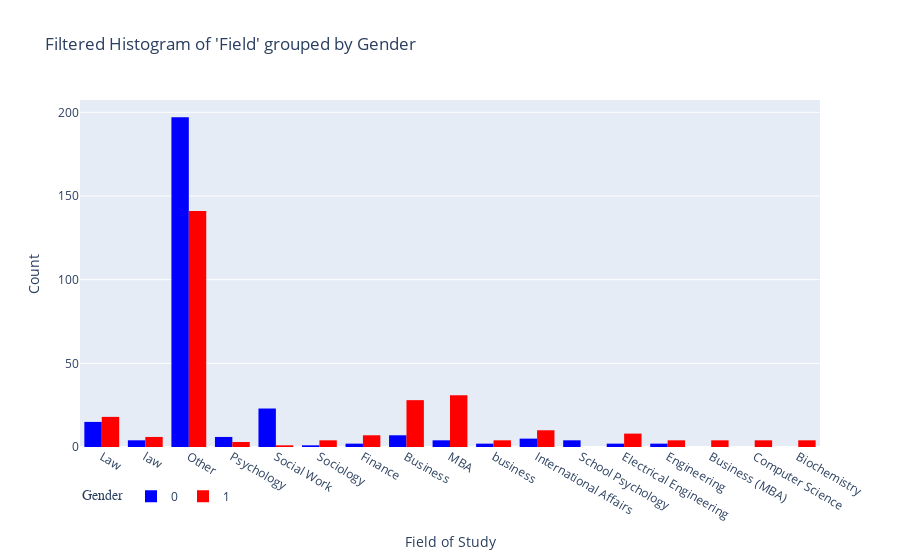

The code cell stored with this chart in its notebook:
### Markdown cell above
## Group demographics

### Code cell
category_counts = iddata.groupby(['field', 'gender']).size().unstack(fill_value=0)


filtered_categories = category_counts[(category_counts[0] > 3) | (category_counts[1] > 3)].index

iddata['field_filtered'] = iddata['field'].apply(lambda x: x if x in filtered_categories else 'Other')


fig = px.histogram(iddata, x='field_filtered', color='gender', barmode='group', 
                   color_discrete_map={0: 'blue', 1: 'red'},
                   labels={'gender': 'Gender', 'field_filtered': 'Field of Study'},
                   category_orders={'gender': [0, 1]},
                   title="Filtered Histogram of 'Field' grouped by Gender")

fig.update_layout(xaxis_title='Field of Study', yaxis_title='Count',
                  legend_title_text='Gender',
                  legend=dict(title_font_family="Times New Roman",
                              font=dict(size=12),
                              orientation="h"))

fig.show()

### Figure 1 — Plotly figure (JSON) as saved in the notebook; plotly's stock layout.template omitted (floating-point values rounded to 4 significant figures; data arrays with more than 128 entries replaced by an {"elided": "..."} marker saying what was removed)
{"data": [{"alignmentgroup": "True", "bingroup": "x", "hovertemplate": "Gender=0<br>Field of Study=%{x}<br>count=%{y}<extra></extra>", "legendgroup": "0", "marker": {"color": "blue", "pattern": {"shape": ""}}, "name": "0", "offsetgroup": "0", "orientation": "v", "showlegend": true, "type": "histogram", "x": {"elided": "274 str values"}, "xaxis": "x", "yaxis": "y"}, {"alignmentgroup": "True", "bingroup": "x", "hovertemplate": "Gender=1<br>Field of Study=%{x}<br>count=%{y}<extra></extra>", "legendgroup": "1", "marker": {"color": "red", "pattern": {"shape": ""}}, "name": "1", "offsetgroup": "1", "orientation": "v", "showlegend": true, "type": "histogram", "x": {"elided": "277 str values"}, "xaxis": "x", "yaxis": "y"}], "layout": {"barmode": "group", "legend": {"font": {"size": 12}, "orientation": "h", "title": {"font": {"family": "Times New Roman"}, "text": "Gender"}, "tracegroupgap": 0}, "title": {"text": "Filtered Histogram of 'Field' grouped by Gender"}, "xaxis": {"anchor": "y", "domain": [0, 1], "title": {"text": "Field of Study"}}, "yaxis": {"anchor": "x", "domain": [0, 1], "title": {"text": "Count"}}}}
